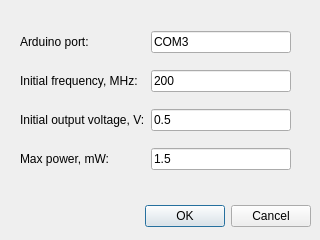
<?xml version="1.0" encoding="UTF-8"?>
<ui version="4.0">
 <class>Dialog</class>
 <widget class="QDialog" name="Dialog">
  <property name="geometry">
   <rect>
    <x>0</x>
    <y>0</y>
    <width>320</width>
    <height>240</height>
   </rect>
  </property>
  <property name="windowTitle">
   <string>Dialog</string>
  </property>
  <widget class="QDialogButtonBox" name="buttonBox">
   <property name="geometry">
    <rect>
     <x>10</x>
     <y>200</y>
     <width>301</width>
     <height>32</height>
    </rect>
   </property>
   <property name="orientation">
    <enum>Qt::Horizontal</enum>
   </property>
   <property name="standardButtons">
    <set>QDialogButtonBox::Cancel|QDialogButtonBox::Ok</set>
   </property>
  </widget>
  <widget class="QWidget" name="gridLayoutWidget">
   <property name="geometry">
    <rect>
     <x>20</x>
     <y>20</y>
     <width>271</width>
     <height>161</height>
    </rect>
   </property>
   <layout class="QGridLayout" name="gridLayout">
    <item row="1" column="0">
     <widget class="QLabel" name="freq_label">
      <property name="text">
       <string>Initial frequency, MHz:</string>
      </property>
      <property name="alignment">
       <set>Qt::AlignLeading|Qt::AlignLeft|Qt::AlignVCenter</set>
      </property>
     </widget>
    </item>
    <item row="0" column="1">
     <widget class="QLineEdit" name="port_lineEdit">
      <property name="text">
       <string>COM3</string>
      </property>
     </widget>
    </item>
    <item row="0" column="0">
     <widget class="QLabel" name="port_label">
      <property name="text">
       <string>Arduino port: </string>
      </property>
      <property name="alignment">
       <set>Qt::AlignLeading|Qt::AlignLeft|Qt::AlignVCenter</set>
      </property>
     </widget>
    </item>
    <item row="2" column="1">
     <widget class="QLineEdit" name="volt_lineEdit">
      <property name="text">
       <string>0.5</string>
      </property>
     </widget>
    </item>
    <item row="2" column="0">
     <widget class="QLabel" name="volt_label">
      <property name="text">
       <string>Initial output voltage, V:</string>
      </property>
      <property name="alignment">
       <set>Qt::AlignLeading|Qt::AlignLeft|Qt::AlignVCenter</set>
      </property>
     </widget>
    </item>
    <item row="1" column="1">
     <widget class="QLineEdit" name="freq_lineEdit">
      <property name="text">
       <string>200</string>
      </property>
     </widget>
    </item>
    <item row="3" column="1">
     <widget class="QLineEdit" name="max_power_lineEdit">
      <property name="text">
       <string>1.5</string>
      </property>
     </widget>
    </item>
    <item row="3" column="0">
     <widget class="QLabel" name="label_2">
      <property name="text">
       <string>Max power, mW:</string>
      </property>
      <property name="alignment">
       <set>Qt::AlignLeading|Qt::AlignLeft|Qt::AlignVCenter</set>
      </property>
     </widget>
    </item>
   </layout>
  </widget>
 </widget>
 <resources/>
 <connections>
  <connection>
   <sender>buttonBox</sender>
   <signal>accepted()</signal>
   <receiver>Dialog</receiver>
   <slot>accept()</slot>
   <hints>
    <hint type="sourcelabel">
     <x>248</x>
     <y>254</y>
    </hint>
    <hint type="destinationlabel">
     <x>157</x>
     <y>274</y>
    </hint>
   </hints>
  </connection>
  <connection>
   <sender>buttonBox</sender>
   <signal>rejected()</signal>
   <receiver>Dialog</receiver>
   <slot>reject()</slot>
   <hints>
    <hint type="sourcelabel">
     <x>316</x>
     <y>260</y>
    </hint>
    <hint type="destinationlabel">
     <x>286</x>
     <y>274</y>
    </hint>
   </hints>
  </connection>
 </connections>
</ui>
